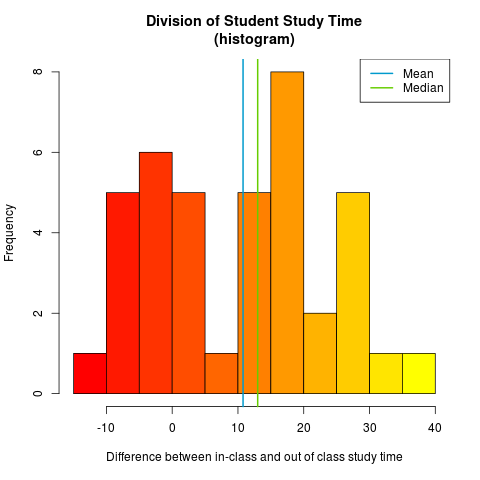

Generate this figure with R:
df <- read.csv("sample_data.csv")

timeDivision <- (df$studyHrs - df$inClassHrs)

png("hist_studytime_diff.png")
hist(timeDivision, col=heat.colors(max(df$inClassHrs)), main="Division of Student Study Time\n(histogram)", xlab="Difference between in-class and out of class study time")
abline(v=mean(timeDivision), col="deepskyblue3", lwd=2)
abline(v=median(timeDivision), col="chartreuse3", lwd=2)
legend(x="topright", c("Mean", "Median"), col=c("deepskyblue3","chartreuse3"), lwd=c(2,2))
dev.off()
